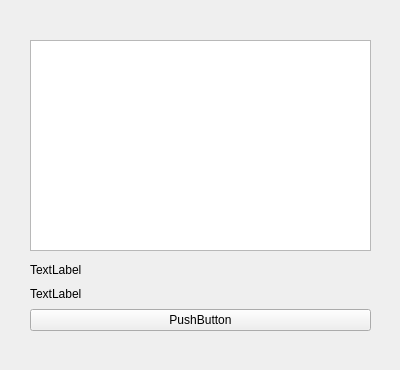
<?xml version="1.0" encoding="UTF-8"?>
<ui version="4.0">
 <class>Form</class>
 <widget class="QWidget" name="Form">
  <property name="geometry">
   <rect>
    <x>0</x>
    <y>0</y>
    <width>400</width>
    <height>370</height>
   </rect>
  </property>
  <property name="windowTitle">
   <string>Form</string>
  </property>
  <widget class="QTextEdit" name="textEdit">
   <property name="geometry">
    <rect>
     <x>30</x>
     <y>40</y>
     <width>341</width>
     <height>211</height>
    </rect>
   </property>
  </widget>
  <widget class="QWidget" name="">
   <property name="geometry">
    <rect>
     <x>30</x>
     <y>260</y>
     <width>341</width>
     <height>71</height>
    </rect>
   </property>
   <layout class="QVBoxLayout" name="verticalLayout">
    <item>
     <widget class="QLabel" name="label">
      <property name="text">
       <string>TextLabel</string>
      </property>
     </widget>
    </item>
    <item>
     <widget class="QLabel" name="label_2">
      <property name="text">
       <string>TextLabel</string>
      </property>
     </widget>
    </item>
    <item>
     <widget class="QPushButton" name="pushButton">
      <property name="text">
       <string>PushButton</string>
      </property>
     </widget>
    </item>
   </layout>
  </widget>
 </widget>
 <resources/>
 <connections/>
</ui>
